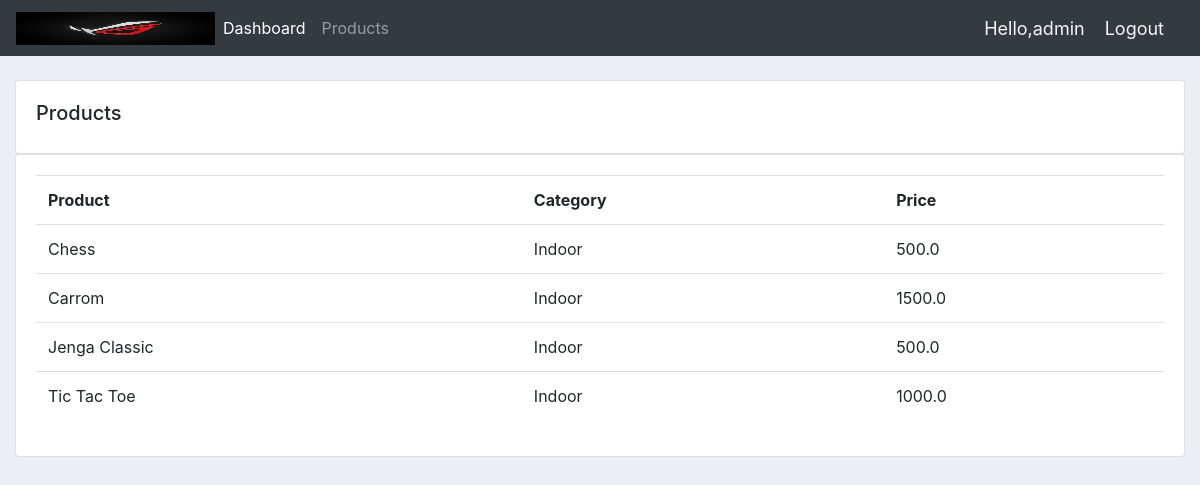
Screenshot of /products/ (signed in) with the database file from the repository.
### account/models.py (models this page shows, shortened)
class Product(models.Model):
	CATEGORY = (
			('Indoor', 'Indoor'),
			('Out Door', 'Out Door'),
			)
	name = models.CharField(max_length=200, null=True)
	price = models.FloatField(null=True)
	category = models.CharField(max_length=200, null=True, choices=CATEGORY)
	description = models.CharField(max_length=200, null=True, blank=True)
	date_created = models.DateTimeField(auto_now_add=True, null=True)
	tags = models.ManyToManyField(Tag)

### account/decorators.py (the view)
        def wrapper_function(request, *args, **kwargs):
            group = None
            if request.user.groups.exists():
                group = request.user.groups.all()[0].name
            if group in allowed_roles:
                return view_func(request, *args, **kwargs)
            else:
                return render(request,'account/error403.html')

### account/views.py (called while the page is built)
@login_required
@allowed_users(allowed_roles=['admin'])
def products(request):
    products =Product.objects.all()
    context={'products':products}
    return render(request, 'account/products.html',context)

### account/templates/account/products.html
{%  extends 'account/main.html' %}
{% block content %}
		<br>
		<div class="row">
			<div class="col-md">
				<div class="card card-body">
					<h5>Products</h5>
				</div>
				<div class="card card-body">
					<table class="table">
						<tr>
							<th>Product</th>
							<th>Category</th>
							<th>Price</th>
						</tr>
						{% for product in products%}
						<tr>
						<td>{{product.name}}</td>
						<td>{{product.category}}</td>
						<td>{{product.price}}</td>
						</tr>
						{% endfor %}
					</table>
				</div>
			</div>
		</div>
{% endblock content %}

### account/templates/account/navbar.html (shortened to what this page needs)
{% load static %}
<nav class="navbar navbar-expand-lg navbar-dark bg-dark">
  <img src="{% static 'images/img.jpg'%}" alt="Girl in a jacket" width="199" height="33">
  <div class="collapse navbar-collapse" id="navbarNav">
    <ul class="navbar-nav">
      {% if request.user.is_staff %}
      <li class="nav-item active">
        <a class="nav-link" href="{% url 'home' %}">Dashboard</a>
      </li>
      <li class="nav-item">
        <a class="nav-link" href="{% url 'products' %}">Products</a>
      </li>
      {% else %}
      <li class="nav-item active">
        <a class="nav-link" href="{% url 'profile' %}">Profile</a>
      </li>
      {% endif %}
    </ul>
  </div>
  <span>
      <p class="username">Hello,{{user.username}}</p>
    </span>
    <span >
      <a class="text" href="{% url 'logout' %}">Logout</a>
    </span>
</nav>

### static/css/main.css (style rules this page uses)
body { background-color: #ebeff5; }
.text { color: whitesmoke; font-size: 18px; margin-right: 20px; }
.username { margin-bottom: 0px; font-size: 18px; margin-right: 20px; color: whitesmoke; }

### rows the page displays
Product: name "Chess", category "Indoor", price "500.0"
Product: name "Carrom", category "Indoor", price "1500.0"
Product: name "Jenga Classic", category "Indoor", price "500.0"
Product: name "Tic Tac Toe", category "Indoor", price "1000.0"

### other values shown
{{ user.username }} "admin"
